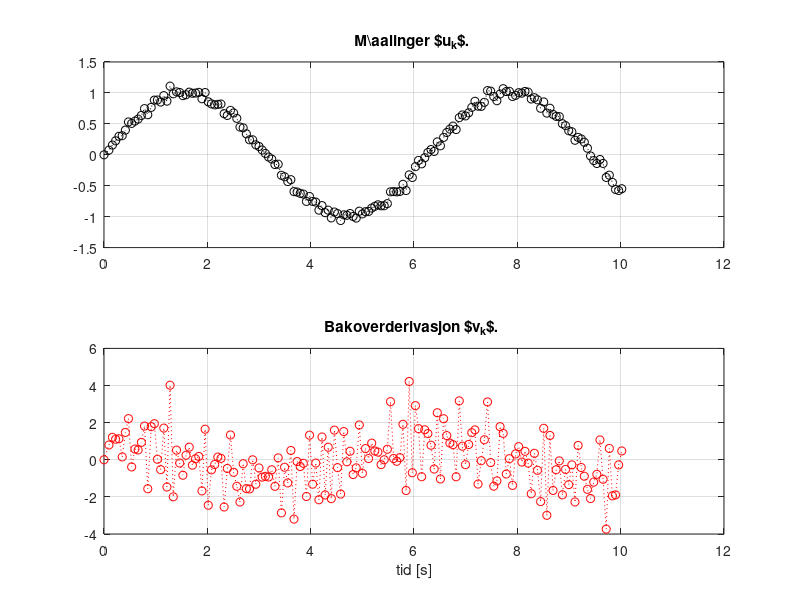

Write the MATLAB code that produced this figure.
%% h) Numerisk derivasjon i sann tid 

clear;clc;close all

% åpner figur
figure(1)

% Initialiseringer
t_slutt = 10;     % hvor lenge skal "eksperimentet" vare
k = 1;            % initialverdi indeks
stopp = 0;        % betingelse for while-løkken
noise = 1;        % skal målingene ha støy
pausetid = 0.1;     % hvor lang skal pausen i while-løkken være 

while ~stopp
    if k == 1
        % Starter stoppeklokke og setter initialverdi tid
        tic
        t(1) = 0;
       
        % Første måling
        u(1) = sin(t(1));
        
        % Initialverdi derivasjon
        v(1) = 0;
    else
        t(k) = toc;  % leser av stoppeklokke

        % Målingene u(k) blir gjort tilgjengelig underveis.
        u(k) = sin(t(k));  % måling

        if noise
            % legger på støy på målesignalet
            u(k) = u(k) + 0.05*randn;
        end

        % Numerisk derivasjon
        Ts = t(k)-t(k-1);   
        v(k) = (u(k)-u(k-1))/Ts;
    end

    % Plotter i "sann tid"
    subplot(2,1,1)
    plot(t,u,'k:o')
    grid on
    title('M{\aa}linger $u_{k}$. ')

    subplot(2,1,2)
    plot(t, v, 'r:o')
    xlabel('tid [s]')
    grid on
    title('Bakoverderivasjon $v_{k}$. ')
    drawnow

    % oppdaterer indeks
    k = k + 1;

    % liten pause
    pause(pausetid)

    % Stopper while-løkken dersom medgått tid er større en t_slutt
    if t(end)> t_slutt
        stopp = 1;
    end
end

